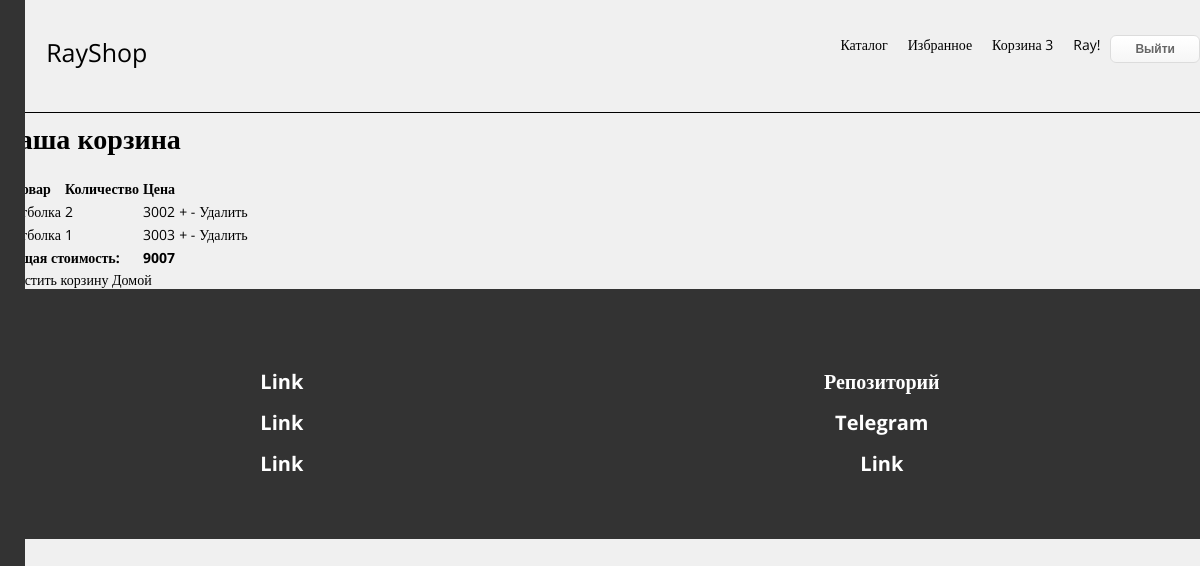
The app's page /cart/ (signed in), older data.
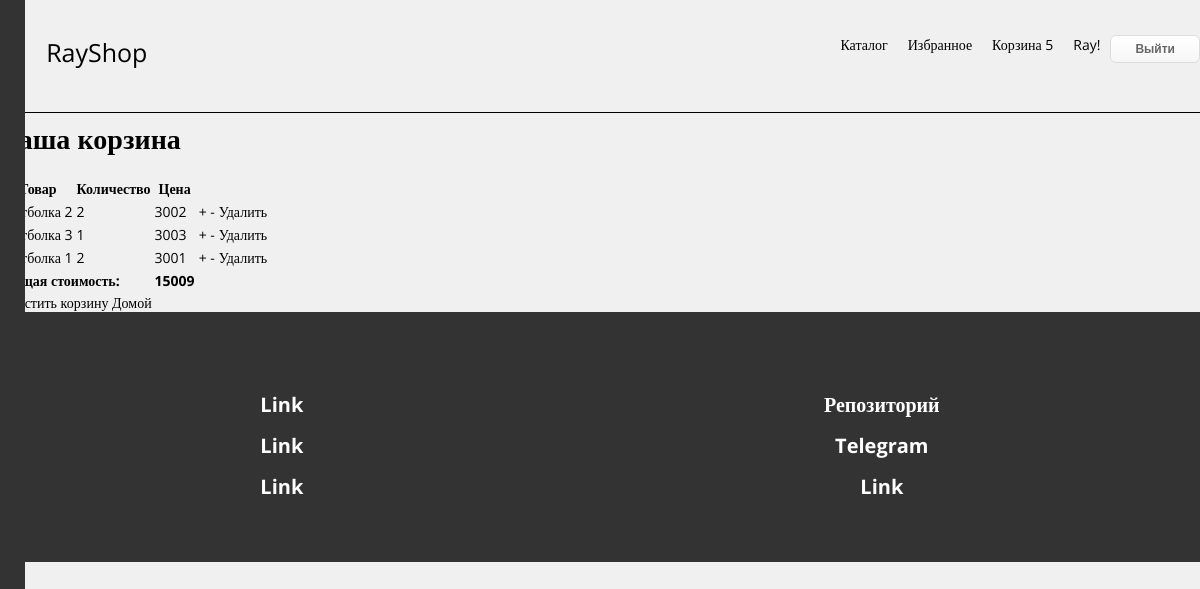
The same page, newer data.
### store/models.py (models this page shows, shortened)
class CartItem(models.Model):
    product = models.ForeignKey(Product, on_delete=models.CASCADE)
    cart = models.ForeignKey(Cart, on_delete=models.CASCADE)
    quantity = models.PositiveIntegerField(default=1)

class Product(models.Model):
    name = models.CharField(max_length=100)
    description = models.TextField()
    price = models.DecimalField(max_digits=10, decimal_places=0)
    category = models.ForeignKey(Category, on_delete=models.CASCADE, related_name='products')
    color = models.ForeignKey(Color, on_delete=models.CASCADE, related_name='products')
    size = models.ForeignKey(Size, on_delete=models.CASCADE, related_name='products')
    image = models.ImageField(upload_to='products/', blank=True)
    sku = models.CharField(max_length=100, unique=True, blank=True)

### store/views.py (the view)
# urls.py: path('cart/', cart_view, name='cart_view'),
def cart_view(request):
    cart = Cart.objects.filter(user=request.user).first()
    total_cost = 0
    if cart:
        for item in cart.cartitem_set.all():
            total_cost += item.product.price * item.quantity
    return render(request, 'store/cart.html', {'cart': cart, 'total_cost': total_cost})

### store/context_processors.py (called while the page is built)
def cartTotalCost(request):
    if request.user.is_authenticated:
        try:
            cart = Cart.objects.get(user=request.user)
            total_items = sum(cartitem.quantity for cartitem in cart.cartitem_set.all())
        except Cart.DoesNotExist:
            total_items = 0
    else:
        total_items = 0
    return {'total_items': total_items}

### store/templates/store/cart.html (shortened to what this page needs)
{% extends "base.html" %}
{% load static %}
{% block body %}
<div class="cart"><div class="container"><div class="cartInner">
    <h1>Ваша корзина</h1>
<table>
    <tr>
        <th>Товар</th>
        <th>Количество</th>
        <th>Цена</th>
    </tr>
    {% if cart %}
        {% for item in cart.cartitem_set.all %}
        <tr>
            <td>{{ item.product.name }}</td>
            <td>{{ item.quantity }}</td>
            <td>{{ item.product.price }}</td>
            <td><a href="{% url 'increase_quantity' item.product.id %}">+</a>
                <a href="{% url 'decrease_quantity' item.product.id %}">-</a></td>
            <td><a href="{% url 'remove_from_cart' item.product.id %}">Удалить</a></td>
        </tr>
        {% endfor %}
        <tr>
            <td colspan="2"><strong>Общая стоимость:</strong></td>
            <td><strong>{{ total_cost }}</strong></td>
        </tr>
    {% else %}
        <tr>
            <td colspan="3">Ваша корзина пуста.</td>
        </tr>
    {% endif %}
</table>
<a href="{% url 'clear_cart' %}">Очистить корзину</a>
<a href="{% url 'product_list' %}">Домой</a>
</div></div></div>
{% endblock %}

### store/templates/header.html (shortened to what this page needs)
{% load static %}
<div class="header">
    <div class="container">
        <div class="headerInner">
            <div class="leftSideHeader">
                <div class="openAsideButton">
                    <button id="toggleButtonHeader" class="toggle-buttonHeader">☰</button>
                </div>
                <div class="logo">
                    <a class="headerLink" href="{% url 'index' %}">RayShop</a>
                </div>
            </div>
            <div class="rightSideHeader">
                {% if user.is_authenticated %}
                <div class="headerItem">
                    <a class="headerLink" href="{% url 'product_list' %}">Каталог</a>
                </div>
                <div class="headerItem">
                    <a class="headerLink" href="{% url 'favorites' %}">Избранное</a>
                </div>
                <div class="headerItem">
                    <a class="headerLink" href="{% url 'cart_view' %}">
                        Корзина
                        <span id="cart-total-items">{{ total_items }}</span>
                    </a>
                </div>
                <div class="headerItem">
                    <a class="headerLink" href="{% url 'profile' %}">{{ user.username }}!</a>
                </div>
                <div class="headerItem">
                <form action="{% url 'logout' %}" method="post">
                    <button class="btn" type="submit">Выйти</button>
                </form>
                </div>
                {% else %}
                    <a href="{% url 'signin' %}"><button class="btn">Логин</button></a>
                    <a href="{% url 'signup' %}"><button class="btn">Регистрация</button></a>
                {% endif %}
            </div>
        </div>
    </div>
</div>

Row changes from the older to the newer data that the page shows:
changed through a linked row, CartItem: product.name "Футболка" → "Футболка 2"
changed through a linked row, CartItem: product.name "Футболка" → "Футболка 3"
added CartItem: product.name "Футболка 1", quantity "2", product.price "3001"
Text that changed along with them:
{{ total_items }}: "3" → "5"
{{ total_cost }}: "9007" → "15009"
